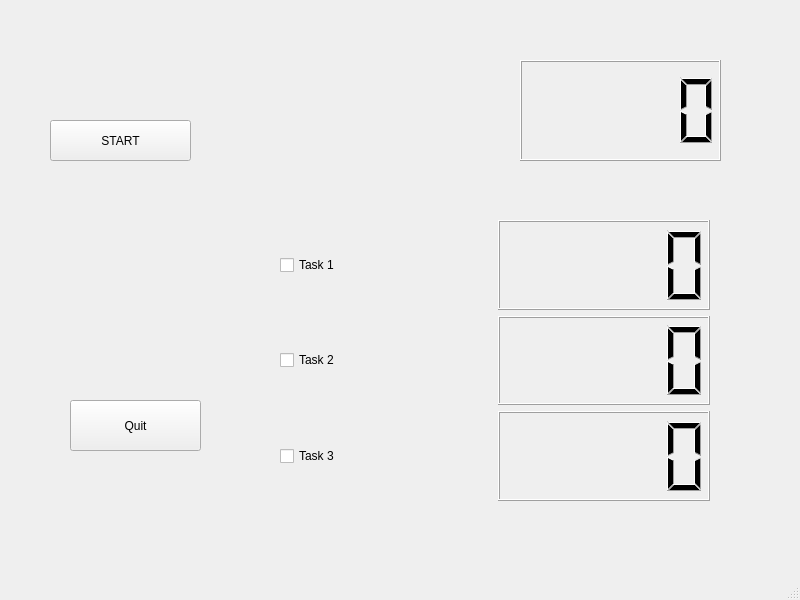
<?xml version="1.0" encoding="UTF-8"?>
<ui version="4.0">
 <class>MainWindow</class>
 <widget class="QMainWindow" name="MainWindow">
  <property name="geometry">
   <rect>
    <x>0</x>
    <y>0</y>
    <width>800</width>
    <height>600</height>
   </rect>
  </property>
  <property name="windowTitle">
   <string>MainWindow</string>
  </property>
  <widget class="QWidget" name="centralwidget">
   <widget class="QLCDNumber" name="lcdNumber">
    <property name="geometry">
     <rect>
      <x>520</x>
      <y>60</y>
      <width>201</width>
      <height>101</height>
     </rect>
    </property>
   </widget>
   <widget class="QPushButton" name="start">
    <property name="geometry">
     <rect>
      <x>50</x>
      <y>120</y>
      <width>141</width>
      <height>41</height>
     </rect>
    </property>
    <property name="text">
     <string>START</string>
    </property>
   </widget>
   <widget class="QPushButton" name="quit">
    <property name="geometry">
     <rect>
      <x>70</x>
      <y>400</y>
      <width>131</width>
      <height>51</height>
     </rect>
    </property>
    <property name="text">
     <string>Quit</string>
    </property>
   </widget>
   <widget class="QWidget" name="verticalLayoutWidget">
    <property name="geometry">
     <rect>
      <x>280</x>
      <y>220</y>
      <width>430</width>
      <height>281</height>
     </rect>
    </property>
    <layout class="QVBoxLayout" name="verticalLayout">
     <item>
      <layout class="QHBoxLayout" name="horizontalLayout_2">
       <item>
        <widget class="QCheckBox" name="t1">
         <property name="text">
          <string>Task 1</string>
         </property>
        </widget>
       </item>
       <item>
        <widget class="QLCDNumber" name="lcdNumber_1"/>
       </item>
      </layout>
     </item>
     <item>
      <layout class="QHBoxLayout" name="horizontalLayout_3">
       <item>
        <widget class="QCheckBox" name="t2">
         <property name="text">
          <string>Task 2</string>
         </property>
        </widget>
       </item>
       <item>
        <widget class="QLCDNumber" name="lcdNumber_2"/>
       </item>
      </layout>
     </item>
     <item>
      <layout class="QHBoxLayout" name="horizontalLayout">
       <item>
        <widget class="QCheckBox" name="t3">
         <property name="text">
          <string>Task 3</string>
         </property>
        </widget>
       </item>
       <item>
        <widget class="QLCDNumber" name="lcdNumber_3"/>
       </item>
      </layout>
     </item>
    </layout>
   </widget>
   <zorder>lcdNumber</zorder>
   <zorder>start</zorder>
   <zorder>quit</zorder>
   <zorder>verticalLayoutWidget</zorder>
   <zorder>horizontalLayoutWidget</zorder>
  </widget>
  <widget class="QMenuBar" name="menubar">
   <property name="geometry">
    <rect>
     <x>0</x>
     <y>0</y>
     <width>800</width>
     <height>26</height>
    </rect>
   </property>
  </widget>
  <widget class="QStatusBar" name="statusbar"/>
 </widget>
 <resources/>
 <connections/>
</ui>
